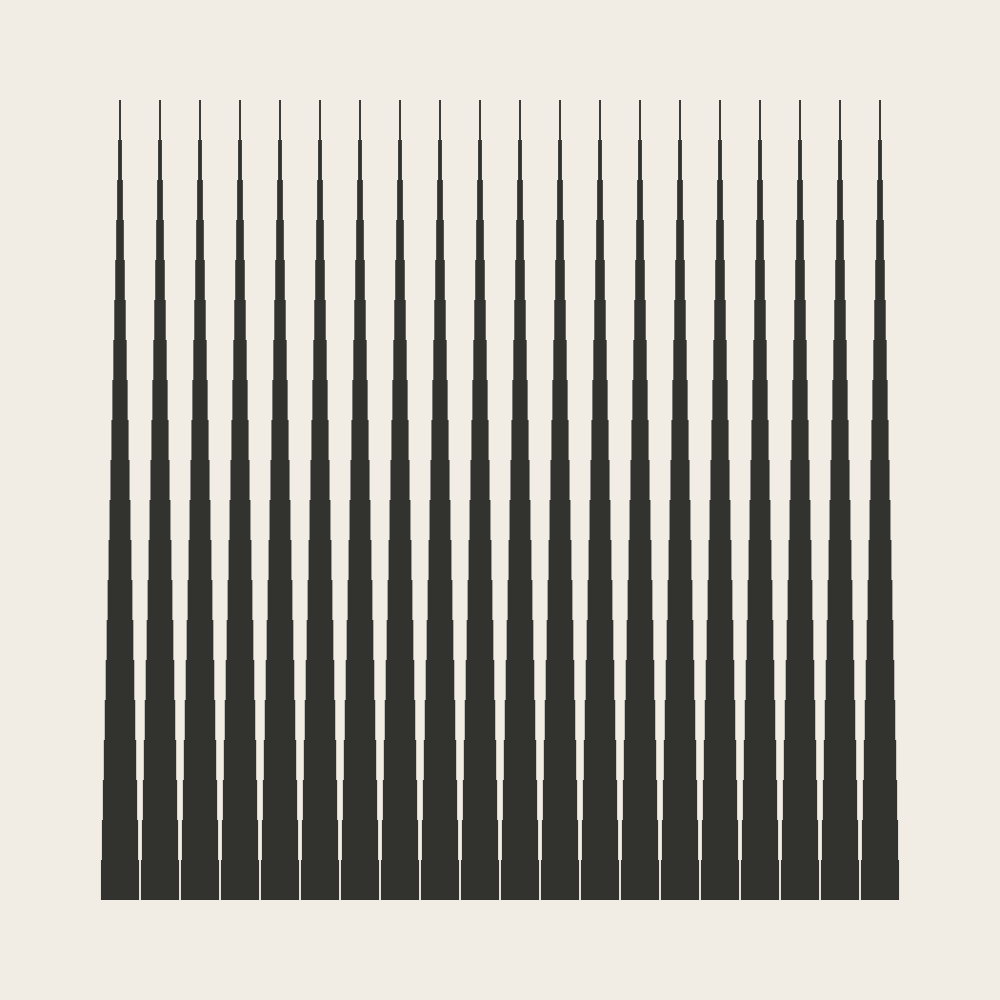
Frame 1 (no input)
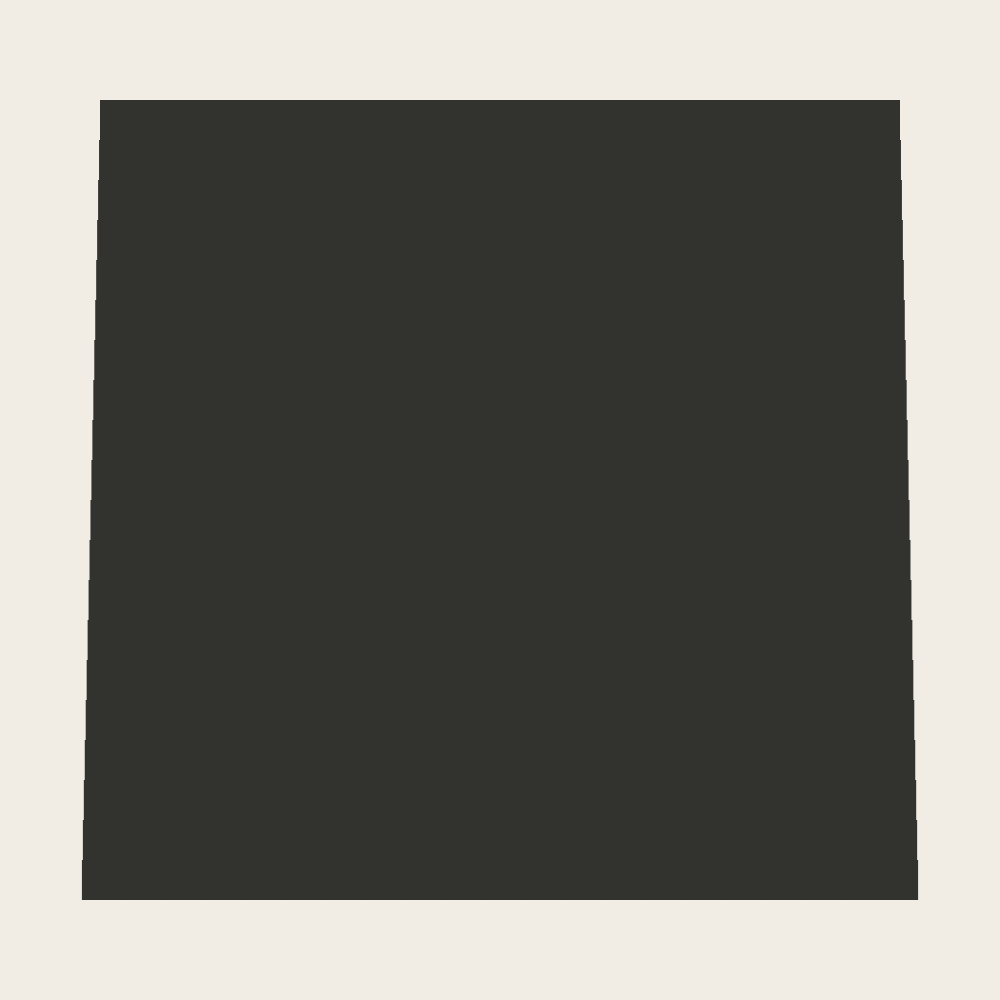
Frame 2 (the mouse pressed at the canvas centre, redrawn once)

The p5.js sketch that drew these frames (run headless with seeded random() and noise() and a simulated clock; the mouse was pressed at the canvas centre and the sketch redrawn once):

// p5.js sketch
// ── sketch.js
let canvasSizeH = 1000
let canvasSizeV = 1000
let canvasPaddingH = 100
let canvasPaddingV = 100
let artboardSizeH = canvasSizeH - canvasPaddingH * 2
let artboardSizeV = canvasSizeV - canvasPaddingV * 2
let gridSteps = 20
let cellPadding = 0
let cellSizeH = artboardSizeH / gridSteps
let cellSizeV = artboardSizeV / gridSteps
let itemSizeH = (artboardSizeH - cellPadding * 2) / gridSteps
let itemSizeV = (artboardSizeV - cellPadding * 2) / gridSteps
let cellsCounter = 1
let colsCounter = 1
let rowsCounter = 1
let lastRow = rowsCounter

let showGrid = false
let showDebug = false

function setup() {
  pixelDensity(2.0)
  frameRate(1)
  createCanvas(canvasSizeH, canvasSizeV)
  colorMode(RGB)
  noLoop()
}

function draw() {
  let colorBack = color(241,237,228)
  let colorFront = color(50,50,47)

  background(colorBack)

  if(showGrid){
    stroke(210)
    noFill()
    for (let i = artboardSizeH / gridSteps + canvasPaddingH; i < artboardSizeH + canvasPaddingH; i += artboardSizeH / gridSteps) {
      line(i,canvasPaddingV,i,artboardSizeV + canvasPaddingV)
    }
    for (let j = artboardSizeV / gridSteps + canvasPaddingV; j < artboardSizeV + canvasPaddingV; j += artboardSizeV / gridSteps) {
      line(canvasPaddingH,j,artboardSizeH + canvasPaddingH,j)
    }
  }

  for (let yPos = canvasPaddingV; yPos < artboardSizeV + canvasPaddingV; yPos += cellSizeV) {
    for (let xPos = canvasPaddingH; xPos < artboardSizeH + canvasPaddingH; xPos += cellSizeH) {
      // COUNTER ADV
      if(rowsCounter != lastRow){
        colsCounter = 1
        lastRow = rowsCounter
      }

      // ---------- START DRAW STUFF ----------

      stroke(colorFront)
      strokeWeight(itemSizeH / (gridSteps + 1) * rowsCounter)
      strokeCap(SQUARE)
      line(
        xPos + itemSizeH / 2,
        yPos + cellPadding,
        xPos + itemSizeH / 2,
        yPos + itemSizeV - cellPadding
      )

      // ---------- END DRAW STUFF ----------

      // DEBUG
      if(showDebug){
        noStroke()
        textSize(15)
        fill('black')
        text('CELL ' + cellsCounter, xPos, yPos + 15);
        text('ROW ' + rowsCounter, xPos, yPos + 30);
        text('COL ' + colsCounter, xPos, yPos + 45);
      }

      // COUNTER ADV
      ++colsCounter
      ++cellsCounter
    }
    ++rowsCounter
  }
}
